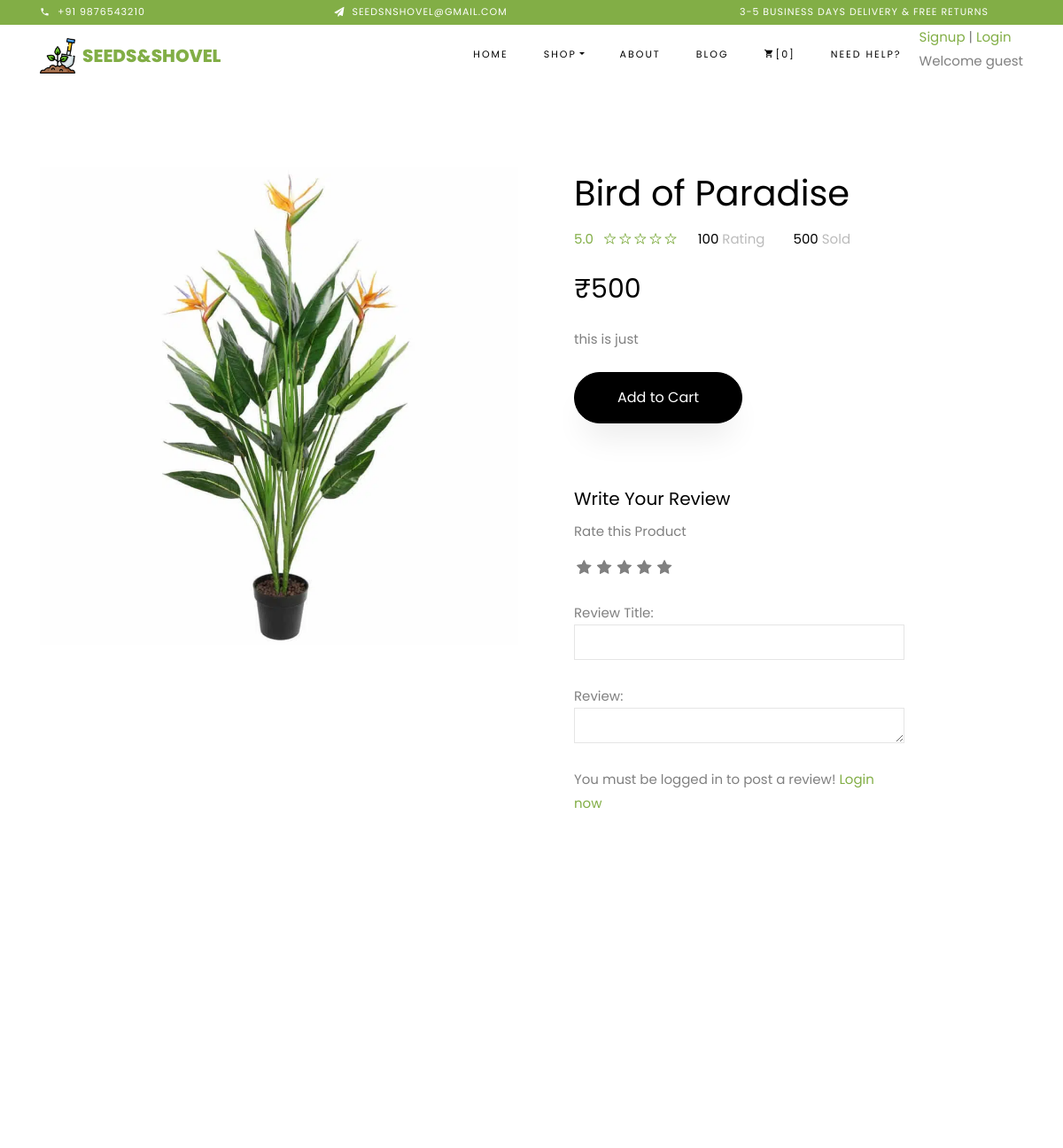
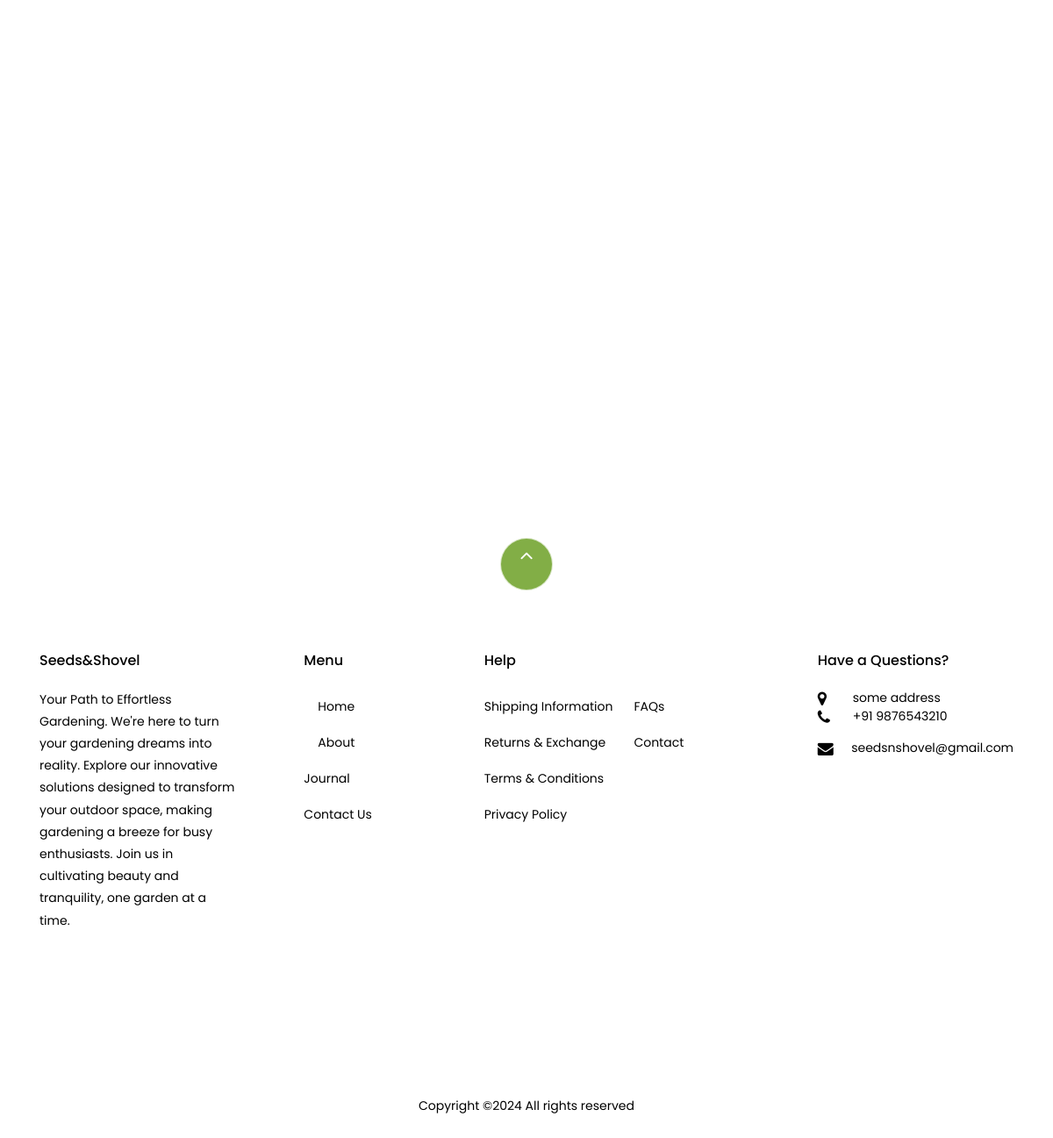
/store/plants/bird-paradise/, run on the app's committed database (2 pictures, top to bottom).
### store/models.py (models this page shows, shortened)
class Product(models.Model):
    product_name = models.CharField(max_length=200, unique=True)
    slug = models.SlugField(max_length=200, unique=True)
    description = models.TextField(max_length=500, blank=True)
    price = models.IntegerField()
    images = models.ImageField(upload_to='photos/products')
    stock = models.IntegerField()
    is_available = models.BooleanField(default=True)
    category = models.ForeignKey(Category, on_delete=models.CASCADE)
    created_date = models.DateTimeField(auto_now_add=True)
    modified_date = models.DateTimeField(auto_now=True)

### store/views.py (the view)
# urls.py: path('<slug:category_slug>/<slug:product_slug>/', views.product_detail, name='product_detail'),
def product_detail(request, category_slug, product_slug):
    single_product = get_object_or_404(Product, category__slug=category_slug, slug=product_slug)
    in_cart = CartItem.objects.filter(cart__cart_id=_cart_id(request), product=single_product).exists()
    related_products = Product.objects.filter(category=single_product.category).exclude(slug=product_slug)
    context = {
        'single_product': single_product,
        'in_cart': in_cart,
        'related_products': related_products,
    }
    return render(request, 'store/product_detail.html', context)

### carts/context_processors.py (called while the page is built)
def counter(request):
    cart_count = 0
    if 'admin' in request.path:
        return {}
    else:
        try:
            cart = Cart.objects.filter(cart_id=_cart_id(request))
            if request.user.is_authenticated:
                cart_items = CartItem.objects.all().filter(user=request.user)
            else:
                cart_items = CartItem.objects.all().filter(cart=cart[:1])
            for cart_item in cart_items:
                cart_count += cart_item.quantity
        except Cart.DoesNotExist:
            cart_count = 0
    return dict(cart_count = cart_count)

### carts/views.py (called while the page is built)
def _cart_id(request):
    cart = request.session.session_key
    if not cart:
        cart = request.session.create()
    return cart

### category/context_processors.py (called while the page is built)
def menu_links(request):
    links = Category.objects.all()
    return dict(links=links)

### category/models.py (called while the page is built)
    def get_url(self):
        return reverse('products_by_category', args=[self.slug])

### templates/store/product_detail.html (shortened to what this page needs)
{% extends 'base.html' %}
{% load static %}
{% block content %}
  <section class="ftco-section">
      <div class="container">
          <div class="row">
              <div class="col-lg-6 mb-5 ftco-animate">
                  <a href="#" class="image-popup"><img src="{{ single_product.images.url }}" class="img-fluid"></a>
              </div>
              <div class="col-lg-6 product-details pl-md-5 ftco-animate">
                  <h1>{{ single_product.product_name }}</h1>
                  <div class="rating d-flex">
                          <p class="text-left mr-4">
                              <a href="#" class="mr-2">5.0</a>
                              <a href="#"><span class="ion-ios-star-outline"></span></a>
                              <a href="#"><span class="ion-ios-star-outline"></span></a>
                              <a href="#"><span class="ion-ios-star-outline"></span></a>
                              <a href="#"><span class="ion-ios-star-outline"></span></a>
                              <a href="#"><span class="ion-ios-star-outline"></span></a>
                          </p>
                          <p class="text-left mr-4">
                              <a href="#" class="mr-2" style="color: #000;">100 <span style="color: #bbb;">Rating</span></a>
                          </p>
                          <p class="text-left">
                              <a href="#" class="mr-2" style="color: #000;">500 <span style="color: #bbb;">Sold</span></a>
                          </p>
                      </div>
                  <p class="price"><span>&#8377;{{ single_product.price }}</span></p>
                  <p>{{ single_product.description }}  </p>
            {% if single_product.stock <= 0 %}
                <h5 class="btn btn-outline-danger">Out of Stock</h5>
            {% else %}
            {% if in_cart  %}
            <h3>Already Added to Cart</h3>
            <p><a href="{% url 'cart'%}" class="btn btn-black py-3 px-5">View Cart</a></p>
            {% else %}
            <p><a href="{% url 'add_cart' single_product.id %}" class="btn btn-black py-3 px-5">Add to Cart</a></p>
            {% endif %}
                {% endif %}
                <br><br>
                <div class="row">
                    <div class="col-md-9">
                        <form action="{% url 'submit_review' single_product.id %}" method="POST">
                            <h5>Write Your Review</h5>
                <div>
                    <label>Rate this Product</label><br>
                    <div class="rate">
                        <input type="radio" name="rating" id="rating10" value="5" required /><label for="rating10" title="5"></label>
                        <input type="radio" name="rating" id="rating8" value="4" required /><label for="rating8" title="4"></label>
                        <input type="radio" name="rating" id="rating6" value="3" required /><label for="rating6" title="3"></label>
                        <input type="radio" name="rating" id="rating4" value="2" required /><label for="rating4" title="2"></label>
                        <input type="radio" name="rating" id="rating2" value="1" required /><label for="rating2" title="1"></label>
                    </div>
                    <br>
                    Review Title:
                    <input type="text" class="form-control" name="subject">
                    <br>
                    Review:
                    <textarea name="review" rows="4" class="form-control"></textarea>
                    <br>
                    {% if user.is_authenticated %}
                    <input type="submit" value="Submit Review" class="btn btn-primary">
                    {% else %}
                    <p>You must be logged in to post a review! <span><a href="{% url 'login' %}">Login now</a></span></p>
                    {% endif %}
                </div>
            </form>
        <br>
            </div>
        </div>
        </div>
          </div>
      </div>
  </section>
  <section class="ftco-section">
      <div class="container">
              <div class="row justify-content-center mb-3 pb-3">
      </div>
      </div>
      <div class="container">
          <div class="row">
          </div>
      </div>
  </section>
{% endblock %}

### seedshovel/static/css/custom.css (style rules this page uses)
.rate { display: inline-block; border: 0; }
.rate > label { float: right; }
.rate > label:before { display: inline-block; font-size: 1.1rem; font-family: FontAwesome; content: "\f005"; margin: 0; padding: 0.3rem .2rem; cursor: pointer; }

### data on the page
Product: images (picture), product_name "Bird of Paradise", price "500", description "this is just"

### other printed values
{{ cart_count }} "0"
